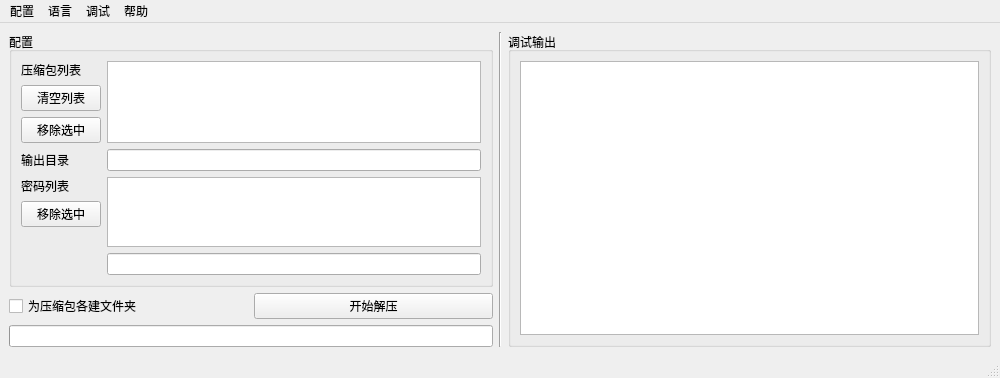
<?xml version="1.0" encoding="UTF-8"?>
<ui version="4.0">
 <class>MainWindow</class>
 <widget class="QMainWindow" name="MainWindow">
  <property name="geometry">
   <rect>
    <x>0</x>
    <y>0</y>
    <width>1000</width>
    <height>363</height>
   </rect>
  </property>
  <property name="acceptDrops">
   <bool>true</bool>
  </property>
  <property name="windowTitle">
   <string>解压自动化</string>
  </property>
  <widget class="QWidget" name="centralwidget">
   <layout class="QHBoxLayout" name="horizontalLayout_4">
    <item>
     <layout class="QVBoxLayout" name="verticalLayout_4">
      <item>
       <widget class="QGroupBox" name="groupBox">
        <property name="title">
         <string>配置</string>
        </property>
        <layout class="QHBoxLayout" name="horizontalLayout_2">
         <item>
          <layout class="QFormLayout" name="formLayout">
           <item row="0" column="0">
            <layout class="QVBoxLayout" name="verticalLayout">
             <item>
              <widget class="QLabel" name="label_2">
               <property name="text">
                <string>压缩包列表</string>
               </property>
               <property name="alignment">
                <set>Qt::AlignLeading|Qt::AlignLeft|Qt::AlignTop</set>
               </property>
              </widget>
             </item>
             <item>
              <widget class="QPushButton" name="clearButton">
               <property name="text">
                <string>清空列表</string>
               </property>
              </widget>
             </item>
             <item>
              <widget class="QPushButton" name="archDelButton">
               <property name="text">
                <string>移除选中</string>
               </property>
              </widget>
             </item>
             <item>
              <spacer name="verticalSpacer">
               <property name="orientation">
                <enum>Qt::Vertical</enum>
               </property>
               <property name="sizeHint" stdset="0">
                <size>
                 <width>20</width>
                 <height>40</height>
                </size>
               </property>
              </spacer>
             </item>
            </layout>
           </item>
           <item row="0" column="1">
            <widget class="QListWidget" name="infilesList">
             <property name="font">
              <font>
               <family>新宋体</family>
              </font>
             </property>
            </widget>
           </item>
           <item row="1" column="0">
            <widget class="QLabel" name="label_1">
             <property name="text">
              <string>输出目录</string>
             </property>
            </widget>
           </item>
           <item row="1" column="1">
            <widget class="QLineEdit" name="outdirEdit">
             <property name="acceptDrops">
              <bool>false</bool>
             </property>
             <property name="readOnly">
              <bool>true</bool>
             </property>
            </widget>
           </item>
           <item row="2" column="0">
            <layout class="QVBoxLayout" name="verticalLayout_2">
             <item>
              <widget class="QLabel" name="label_3">
               <property name="text">
                <string>密码列表</string>
               </property>
               <property name="alignment">
                <set>Qt::AlignLeading|Qt::AlignLeft|Qt::AlignTop</set>
               </property>
              </widget>
             </item>
             <item>
              <widget class="QPushButton" name="pswDelButton">
               <property name="text">
                <string>移除选中</string>
               </property>
              </widget>
             </item>
             <item>
              <spacer name="verticalSpacer_2">
               <property name="orientation">
                <enum>Qt::Vertical</enum>
               </property>
               <property name="sizeHint" stdset="0">
                <size>
                 <width>20</width>
                 <height>40</height>
                </size>
               </property>
              </spacer>
             </item>
            </layout>
           </item>
           <item row="2" column="1">
            <layout class="QVBoxLayout" name="verticalLayout_3">
             <item>
              <widget class="QListWidget" name="pswList">
               <property name="font">
                <font>
                 <family>新宋体</family>
                </font>
               </property>
              </widget>
             </item>
             <item>
              <widget class="QLineEdit" name="pswEdit">
               <property name="acceptDrops">
                <bool>false</bool>
               </property>
              </widget>
             </item>
            </layout>
           </item>
          </layout>
         </item>
        </layout>
       </widget>
      </item>
      <item>
       <layout class="QHBoxLayout" name="horizontalLayout">
        <item>
         <widget class="QCheckBox" name="mkdirCheckBox">
          <property name="text">
           <string>为压缩包各建文件夹</string>
          </property>
         </widget>
        </item>
        <item>
         <widget class="QPushButton" name="startButton">
          <property name="text">
           <string>开始解压</string>
          </property>
         </widget>
        </item>
       </layout>
      </item>
      <item>
       <widget class="QProgressBar" name="progressBar">
        <property name="value">
         <number>0</number>
        </property>
        <property name="textVisible">
         <bool>false</bool>
        </property>
       </widget>
      </item>
     </layout>
    </item>
    <item>
     <widget class="Line" name="line">
      <property name="orientation">
       <enum>Qt::Vertical</enum>
      </property>
     </widget>
    </item>
    <item>
     <widget class="QGroupBox" name="dbgGroupBox">
      <property name="title">
       <string>调试输出</string>
      </property>
      <layout class="QHBoxLayout" name="horizontalLayout_3">
       <item>
        <widget class="QPlainTextEdit" name="dbgoutEdit">
         <property name="acceptDrops">
          <bool>false</bool>
         </property>
         <property name="readOnly">
          <bool>true</bool>
         </property>
         <property name="plainText">
          <string/>
         </property>
        </widget>
       </item>
      </layout>
     </widget>
    </item>
   </layout>
  </widget>
  <widget class="QMenuBar" name="menubar">
   <property name="geometry">
    <rect>
     <x>0</x>
     <y>0</y>
     <width>1000</width>
     <height>23</height>
    </rect>
   </property>
   <widget class="QMenu" name="menu">
    <property name="title">
     <string>帮助</string>
    </property>
    <addaction name="actionHelp"/>
    <addaction name="actionAbout"/>
   </widget>
   <widget class="QMenu" name="menu_2">
    <property name="title">
     <string>语言</string>
    </property>
    <addaction name="actionLoadQm"/>
   </widget>
   <widget class="QMenu" name="menu_3">
    <property name="title">
     <string>配置</string>
    </property>
    <addaction name="actionLoadCfg"/>
    <addaction name="actionSaveCfg"/>
    <addaction name="actionExit"/>
   </widget>
   <widget class="QMenu" name="menu_4">
    <property name="title">
     <string>调试</string>
    </property>
    <addaction name="actionDbgout"/>
   </widget>
   <addaction name="menu_3"/>
   <addaction name="menu_2"/>
   <addaction name="menu_4"/>
   <addaction name="menu"/>
  </widget>
  <widget class="QStatusBar" name="statusbar"/>
  <action name="actionHelp">
   <property name="text">
    <string>帮助(&amp;H)</string>
   </property>
   <property name="toolTip">
    <string>帮助</string>
   </property>
  </action>
  <action name="actionAbout">
   <property name="text">
    <string>关于(&amp;A)</string>
   </property>
   <property name="toolTip">
    <string>关于</string>
   </property>
  </action>
  <action name="actionLoadQm">
   <property name="text">
    <string>加载QM语言包(&amp;Q)</string>
   </property>
   <property name="toolTip">
    <string>加载QM语言包</string>
   </property>
  </action>
  <action name="actionLoadCfg">
   <property name="text">
    <string>重新加载extractcfg.json</string>
   </property>
  </action>
  <action name="actionSaveCfg">
   <property name="text">
    <string>保存配置(&amp;S)</string>
   </property>
   <property name="toolTip">
    <string>保存配置</string>
   </property>
   <property name="shortcut">
    <string>Ctrl+S</string>
   </property>
  </action>
  <action name="actionExit">
   <property name="text">
    <string>保存配置并退出(&amp;C)</string>
   </property>
   <property name="toolTip">
    <string>保存配置并退出</string>
   </property>
   <property name="shortcut">
    <string>Ctrl+W</string>
   </property>
  </action>
  <action name="actionDbgout">
   <property name="text">
    <string>调试输出(&amp;D)</string>
   </property>
   <property name="toolTip">
    <string>开启调试输出</string>
   </property>
   <property name="shortcut">
    <string>Ctrl+D</string>
   </property>
  </action>
 </widget>
 <resources/>
 <connections>
  <connection>
   <sender>actionExit</sender>
   <signal>triggered()</signal>
   <receiver>MainWindow</receiver>
   <slot>close()</slot>
   <hints>
    <hint type="sourcelabel">
     <x>-1</x>
     <y>-1</y>
    </hint>
    <hint type="destinationlabel">
     <x>246</x>
     <y>210</y>
    </hint>
   </hints>
  </connection>
 </connections>
</ui>
